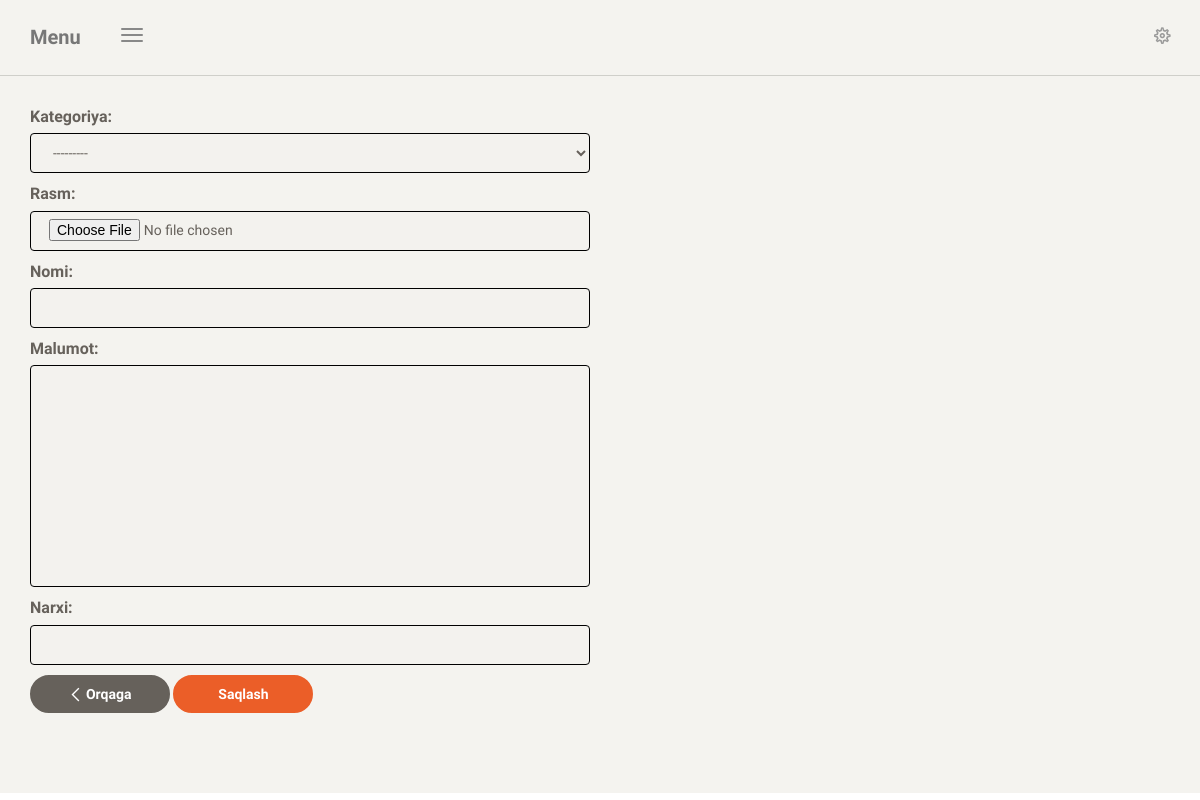
The page /product/edit/2/ (signed in) on the database as committed earlier.
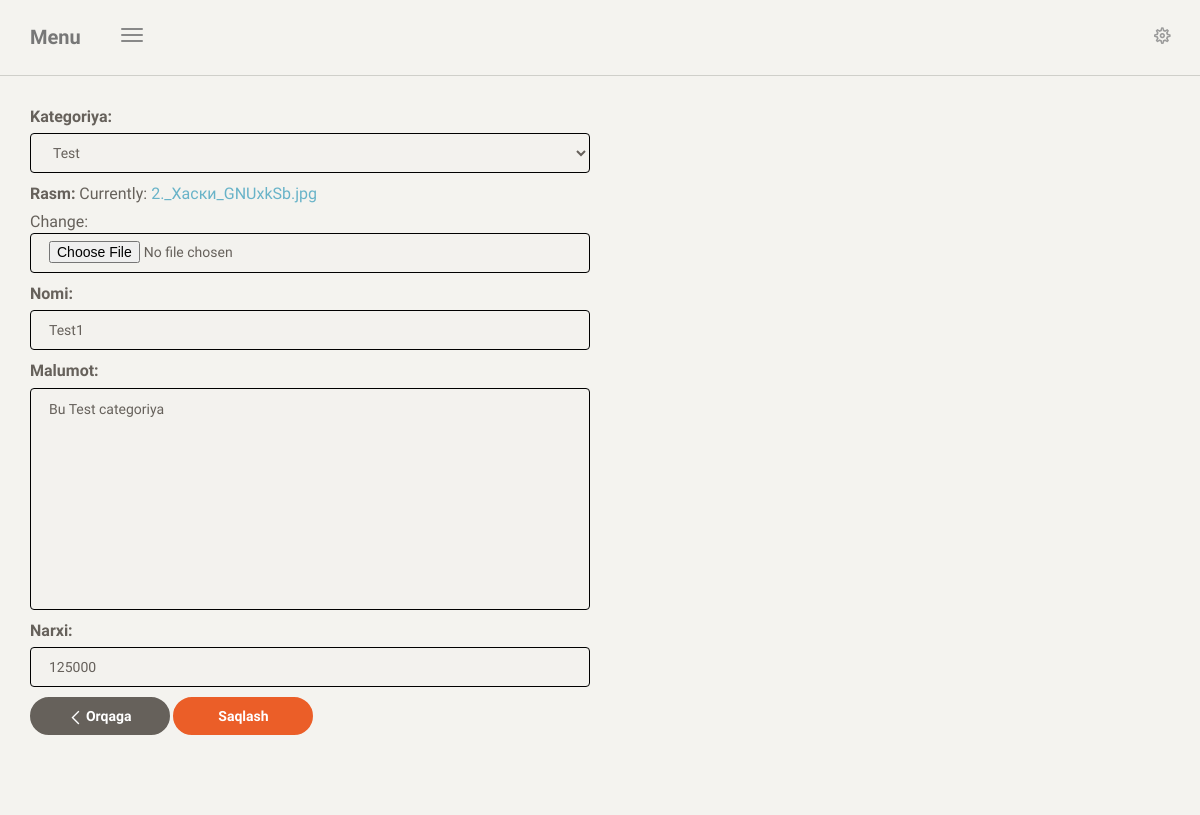
The same page on the database as committed later.
### app1/models.py (models this page shows, shortened)
class Category(models.Model):
    name = models.CharField(max_length=256)
    created_at = models.DateField(auto_now_add=True)
    updated_at = models.DateField(auto_now=True)
    def __str__(self):
        return self.name

class Product(models.Model):
    ctg = models.ForeignKey(Category, on_delete=models.SET_NULL, null=True)
    image = models.ImageField()
    name = models.CharField(max_length=256)
    price = models.IntegerField()
    description = models.TextField()
    created_at = models.DateField(auto_now_add=True)
    updated_at = models.DateField(auto_now=True)

### app1/views.py (the view)
# urls.py: path('product/edit/<int:pk>/', product_add_edit, name='product_edit'),
@login_required
def product_add_edit(request, pk=None):
    try:
        instance = Product.objects.get(pk=pk)
    except:
        instance = None
    form = ProductForm(instance=instance)
    if request.POST:
        form = ProductForm(request.POST, request.FILES, instance=instance)
        if form.is_valid():
            form.save()
            return redirect('product_list')
    return render(request, 'product/forms.html', {'form': form})

### app1/forms.py
class ProductForm(forms.ModelForm):
    ctg = forms.ModelChoiceField(queryset=Category.objects.all(), widget=forms.Select(attrs={'class': "form-control", 'style': 'max-width: 40em; border-color: black'}), label='Kategoriya')
    image = forms.ImageField(widget=forms.ClearableFileInput(attrs={'class': "form-control", 'style': 'max-width: 40em; border-color: black'}), label='Rasm')
    name = forms.CharField(max_length=256, widget=forms.TextInput(attrs={'class': 'form-control', 'style': 'max-width: 40em; border-color: black'}), label='Nomi')
    description = forms.CharField(widget=forms.Textarea(attrs={'class': 'form-control', 'style': 'max-width: 40em; border-color: black'}), label='Malumot')
    price = forms.IntegerField(widget=forms.NumberInput(attrs={'class': "form-control", 'style': 'max-width: 40em; border-color: black'}), label='Narxi')
    class Meta:
        model = Product
        fields = ('ctg', 'image', 'name', 'description', 'price')

### templates/product/forms.html (shortened to what this page needs)
{% extends 'index.html' %}
{% load static %}
{% block context %}
    <form enctype="multipart/form-data" method="post">
        {{ form.as_p }}
        <a href="{% url 'product_list' %}">
            <button type="button" class="btn btn-wd btn-default btn-fill btn-move-left">
            <span class="btn-label">
                <i class="ti-angle-left"></i>
            </span>
                Orqaga
            </button>
        </a>
        <a href="{% url 'product_add' %}">
            <button type="submit" class="btn btn-danger btn-fill btn-wd">Saqlash</button>
        </a>
    </form>
{% endblock %}

Rows that differ between the two databases and show on the page:
added Product: ctg "Test", description "Bu Test categoriya", price "125000"
shown differently, row unchanged: Category: name (not shown) → "Test1"
Other text that changed with them:
form field ctg: "---------" → (not shown)
text no longer shown: "Kategoriya: Rasm: Nomi: Malumot: Narxi:"
text now shown: "Kategoriya: Rasm: Currently: 2._Хаски_GNUxkSb.jpg Change: Nomi: Malumot: Narxi:"
